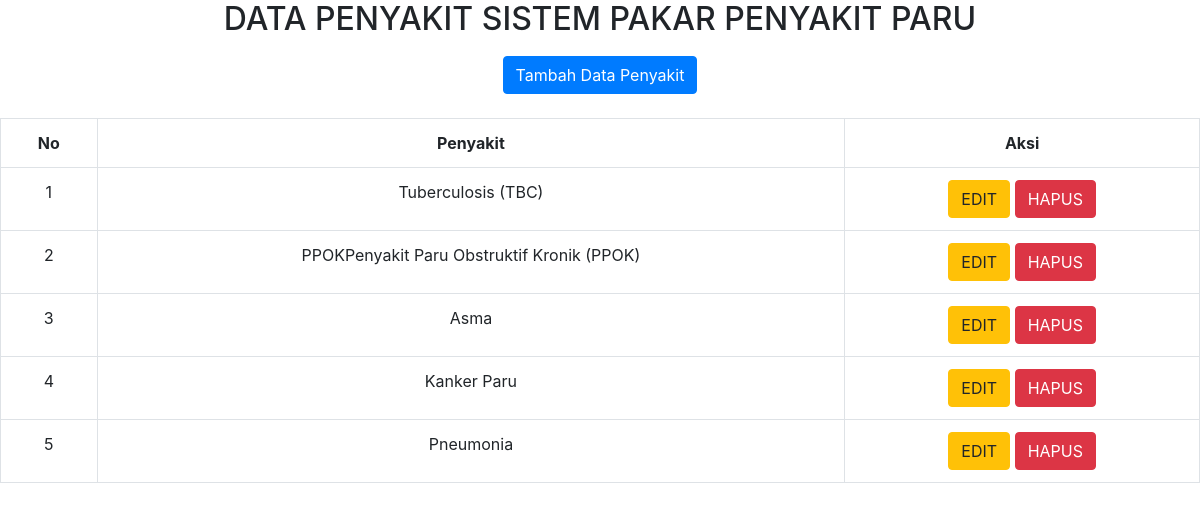
/listpenyakit.php, run on the app's committed database.
### tables this page shows
CREATE TABLE `penyakit` (
  `id` int(11) NOT NULL,
  `nama` varchar(255) NOT NULL
);

### listpenyakit.php (the view, shortened to what this page needs)
<!DOCTYPE html>
<html lang="en">
<head>
    <link rel="stylesheet" href="bootstrap/css/bootstrap.min.css">
</head>
<body>
    <div align="center">
    <h2> DATA PENYAKIT SISTEM PAKAR PENYAKIT PARU</h2>
    <a href="formtambahpenyakit.php" class="btn btn-primary">Tambah Data Penyakit</a>
    <br><br>
    <table class="table table-bordered" cellspacing="0">
    <tr>
        <th>No</th>
        <th>Penyakit</th>
        <th>Aksi</th>
    </tr>
    <?php
    include 'koneksi2.php';
    $no = 1;
    $data = mysqli_query($koneksi2, "SELECT * FROM penyakit");
    while($d = mysqli_fetch_array($data)){
        ?>
        <tr>
            <td><?php echo $no++;?></td>
            <td><?php echo $d['nama'];
            ?></td>
            <td>
                <a href="editpenyakit.php?id=<?php echo $d['id']; ?>" type="button" class="btn btn-warning">EDIT</a>
                <a href="hapuspenyakit.php?id=<?php echo $d['id']; ?>" type="button" class="btn btn-danger" onclick=" return confirm('Hapus Data?')">HAPUS</a>
            </td>
        </tr>
        <?php
    }
    ?>
</body>
</html>

### listpenyakit.php (style rules this page uses)
td { text-align: center; }
th { text-align: center; }
.btn-primary { margin-top: 10px; }

### data on the page
penyakit: nama "Tuberculosis (TBC)"
penyakit: nama "PPOKPenyakit Paru Obstruktif Kronik (PPOK)"
penyakit: nama "Asma"
penyakit: nama "Kanker Paru"
penyakit: nama "Pneumonia"
